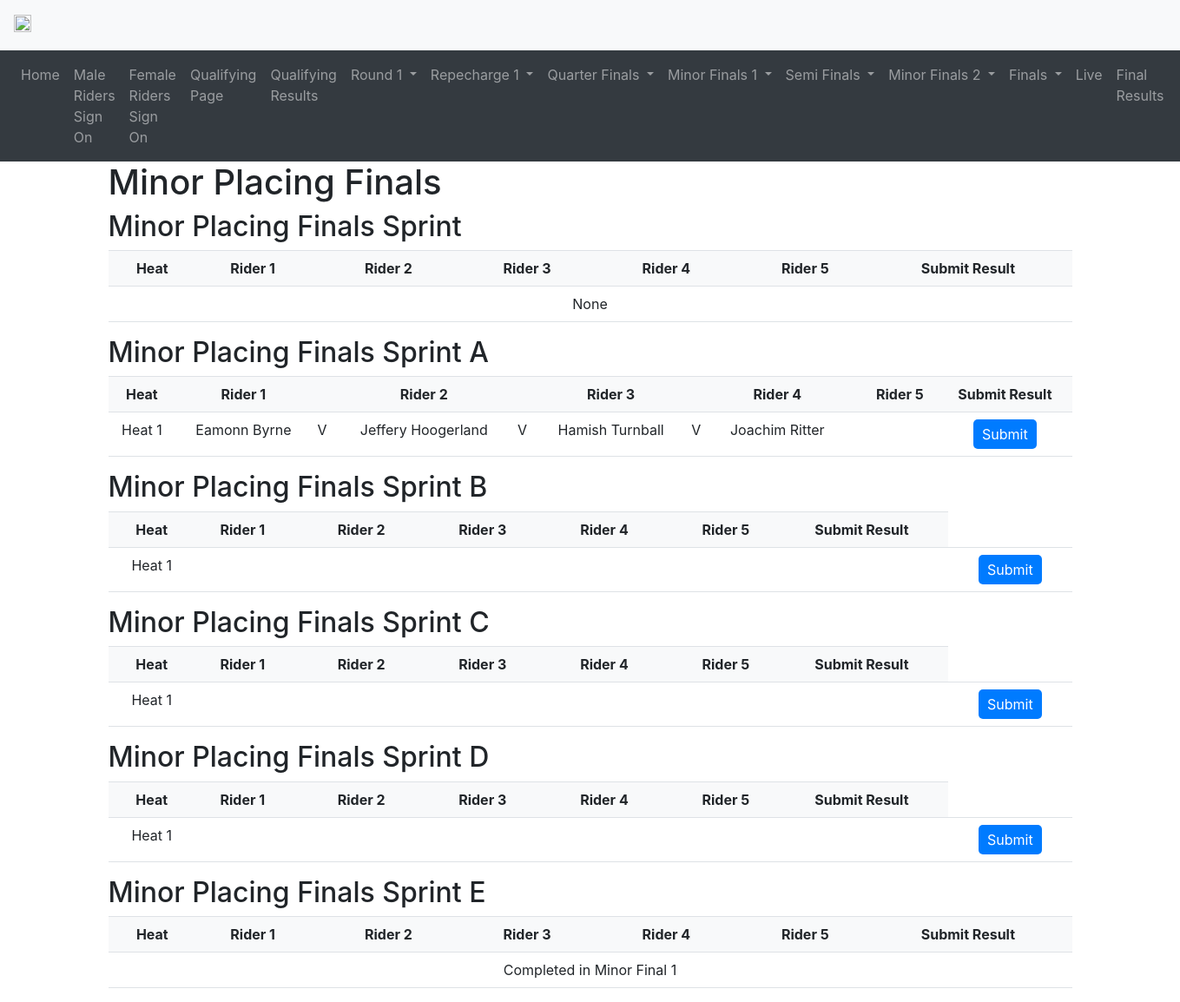
/minorfinals2, run on the app's committed database.
### main.py (models this page shows, shortened)
class RidersMale(Base):
    __tablename__ = 'riders_male'
    rider_number = db.Column(db.Integer, primary_key=True)
    rider_name = db.Column(db.String(50))
    rider_club = db.Column(db.String(50))
    signed_on = db.Column(db.String(50), default='No')
    qualifying_time = db.Column(db.Numeric(precision=3, asdecimal=False), nullable=True)
    seeding = db.Column(db.Integer)
    sprint_category = db.Column(db.String(50))
    round_1_pairing = db.Column(db.Integer, nullable=True)
    round_1_seeding = db.Column(db.Integer, nullable=True)
    quarter_final_seeding = db.Column(db.Integer, nullable=True)
    semi_final_seeding = db.Column(db.Integer, nullable=True)
    final_seeding = db.Column(db.Integer, nullable=True)
    final_result = db.Column(db.Integer, nullable=True)

### main.py (the view)
@app.route('/minorfinals2', methods=['GET', 'POST'])
def minorfinals2():
    with engine.connect() as connection:
        sprint_categories = connection.execute(
            text("SELECT DISTINCT sprint_category FROM riders_male WHERE semi_final_seeding IS NOT NULL")
        ).fetchall()
        all_minor_final2_pairings = {}
        for category in sprint_categories:
            riders_for_minor_finals2 = connection.execute(
                text("SELECT rider_name, semi_final_seeding FROM riders_male WHERE sprint_category = :sprint_category ORDER BY semi_final_seeding ASC"),
                {"sprint_category": category[0]}
            ).fetchall()
            total_riders = len(riders_for_minor_finals2)
            seeding_structure = minorfinal2_seeding_structure(total_riders)
            if isinstance(seeding_structure, dict):  # checking if seeding_structure is a dictionary
                minor_final2_heats = {}
                for heat, seeds in seeding_structure.items():
                    minor_final2_heats[heat] = [rider[0] for rider in riders_for_minor_finals2 if rider[1] in seeds]
                all_minor_final2_pairings[category[0]] = minor_final2_heats
            else:
                all_minor_final2_pairings[category[0]] = seeding_structure  # this will be a string or None
    return render_template('minorfinals2.html', minor_finals2=all_minor_final2_pairings)

### templates/minorfinals2.html (shortened to what this page needs)
{% extends "base.html" %}
{% block content %}
  <h1>Minor Placing Finals</h1>
  {% set sorted_categories = minor_finals2.keys() | sort %}
  {% for sprint_category in sorted_categories %}
  {% set heats = minor_finals2[sprint_category] %}
  <h2>Minor Placing Finals Sprint {{ sprint_category }}</h2>
  <div class="table-container">
    <table class="table" id="minor_finals2{{ sprint_category }}Table">
      <thead>
        <tr>
          <th class="heat">Heat</th>
          <th class="rider-1">Rider 1</th>
          <th class="col-v"></th>
          <th class="rider-2">Rider 2</th>
          <th class="col-v"></th>
          <th class="rider-3">Rider 3</th>
          <th class="col-v"></th>
          <th class="rider-4">Rider 4</th>
          <th class="col-v"></th>
          <th class="rider-5">Rider 5</th>
          <th class="submit">Submit Result</th>
        </tr>
      </thead>
      <tbody>
        {% if heats is mapping %}
          {% for heat, riders in heats.items() %}
          <tr>
            <td class="heat">Heat {{ loop.index }}</td>
            {% for rider in riders %}
            {% if rider != "BYE" %}
            <td onclick="selectRider(this, 'minorfinals2{{ sprint_category }}Table')">
              {{ rider }}
            </td>
            {% else %}
            <td></td>
            {% endif %}
            {% if not loop.last %}
            <td class="col-v">V</td>
            {% endif %}
            {% endfor %}
            {% set num_filled_cells = 2 * riders|length %}
            {% for _ in range(num_filled_cells, 10) %}
            <td></td>
            {% endfor %}
            <td class="submit">
              <button type="button" onclick="confirmResult(this)">Submit</button>
            </td>
          </tr>
          {% endfor %}
        {% else %}
          <tr>
            <td colspan="11">{{ heats }}</td>
          </tr>
        {% endif %}
      </tbody>
    </table>
  </div>
  {% endfor %}
{% endblock %}

### templates/base.html (style rules this page uses)
tr { page-break-inside: avoid; }

### templates/minorfinals2.html (style rules this page uses)
table.table { border-collapse: collapse; width: 100%; }
table.table thead { background-color: #f8f9fa; }
table.table th, table.table td { padding: 8px; text-align: center; border-bottom: 1px solid #dee2e6; }
table.table th.col-v, table.table td.col-v, table.table th.col-rider-2, table.table td.col-rider-2, table.table th.col-rider-3, table.table td.col-rider-3 { padding-left: 4px; margin-left: 0px; }
table.table th { font-weight: bold; }
table.table td { vertical-align: top; }
button { padding: 5px 10px; border: none; border-radius: 5px; color: #fff; background-color: #007bff; transition: background-color 0.3s; }

### data on the page
RidersMale: rider_name "Eamonn Byrne", shows "V"
RidersMale: rider_name "Jeffery Hoogerland", shows "V"
RidersMale: rider_name "Hamish Turnball", shows "V"
RidersMale: rider_name "Joachim Ritter"

### other printed values
{{ heats }} "None" "Completed in Minor Final 1"
{{ sprint_category }} "A" "B" "C" "D" "E"
